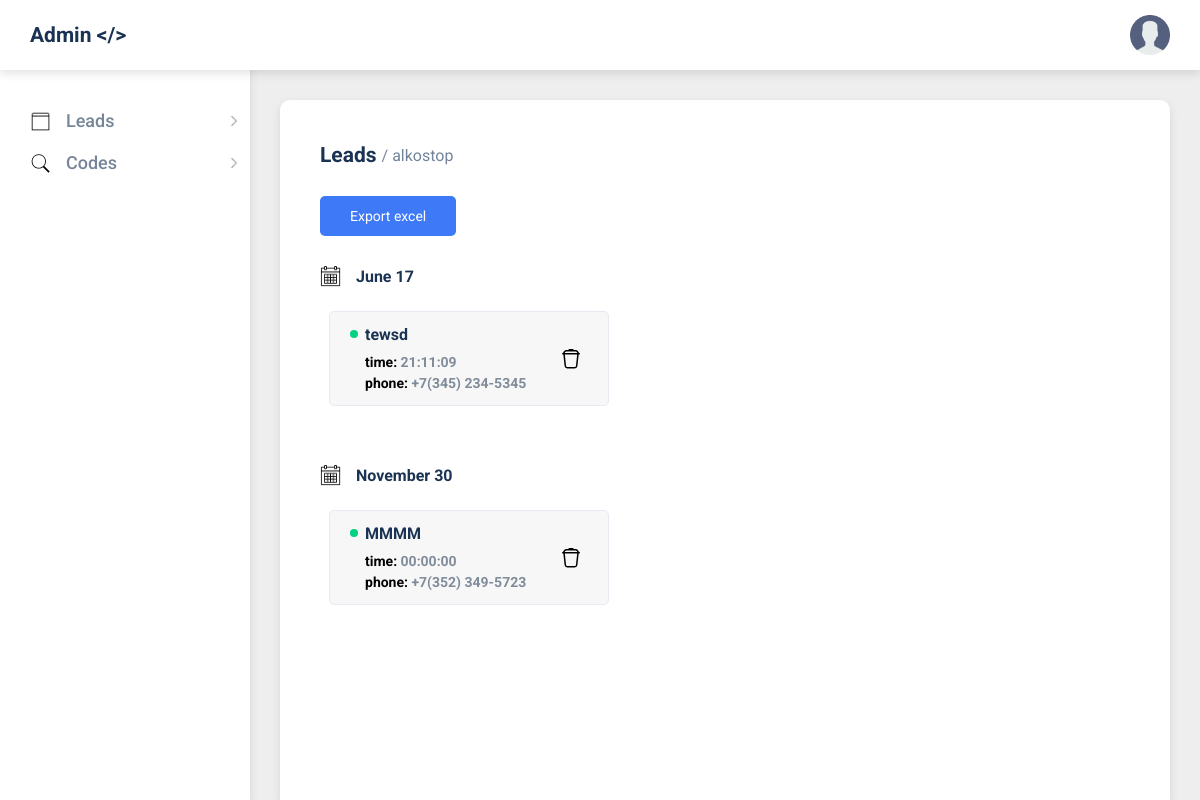
The page /leads/alkostop on the database its author committed.
### tables this page shows
CREATE TABLE `alkostop_leads` (
  `name` text NOT NULL,
  `phone` text NOT NULL,
  `datetime` timestamp NOT NULL DEFAULT current_timestamp(),
  `status` tinyint(1) NOT NULL DEFAULT 1
);

### application/controllers/LeadsController.php (called while the page is built, shortened)
<?php
class LeadsController extends Controller {
	public function alkostopAction(){
		$vars = $this->model->getLeads('alkostop_leads');
		$title = $this->route['controller'].'/'.$this->route['action'];
		$this->view->render($title, $vars);
	}
}

### index.php (called while the page is built, shortened)
<?php
spl_autoload_register(function ($class) {
    $path = str_replace('\\', '/', $class.'.php');
});
$router = new Router;
$router->run();

### application/lib/Db.php (called while the page is built, shortened)
<?php
class Db {
	protected $db;
	public function __construct(){
		$config = require 'application/config/db.php';
		try{
			$this->db = new PDO('mysql:host='.$config['host'].';dbname='.$config['database'], $config['user'], $config['password']);
		} catch (PDOException $e) {
			print "Error!: " . $e->getMessage() . "<br/>";
			exit();
		}
	}
	public function query($sql, $params = []) {
		$stmt = $this->db->prepare($sql);
		$stmt->execute();
		return $stmt;
	}
	public function row($sql, $params = []){
		$result = $this->query($sql, $params);
		return $result->fetchAll(PDO::FETCH_ASSOC);
	}
}

### application/config/db.php (called while the page is built)
<?php
return [
	'host' => 'localhost',
	'database' => 'admin',
	'user' => 'root',
	'password' => 'root',
];

### application/models/Leads.php (called while the page is built, shortened)
<?php
class Leads extends Model{
	public function getLeads($database) {
		$result = $this->db->row('SELECT * FROM '.$database);
		return $result;
	}
}

### application/core/Model.php (called while the page is built, shortened)
<?php
abstract class Model{
	public function __construct(){
		$this->db = new Db;
	}
}

### application/views/leads.php (the view, shortened to what this page needs)
<?php $titles = explode("/", $title);
usort($vars, "cmp");
$items = [];
foreach($vars as $var) {
	$var["date"] = substr($var['datetime'], 0, -9);
	$var["time"] = substr($var['datetime'], -8, 8);
	$items[$var["date"]][] = $var;
}
?>
<div class="page__leads leads">
	<h2 class="page__title"><?php echo ucfirst($titles[0])?> <span>/ <?php echo $titles[1]?></span></h2>
	<button class="page__button leads__export">Export excel</button>
	<?php foreach($items as $date => $arr){
		echo "<div class='leads__date date'>
		<h2 class='date__title'>
		<img src='/public/img/icons/calendar.png' alt=''>
		<p>"
		.date("F j", strtotime($date))
		."</p>
		</h2>
		<div class='date__box'>";
		foreach($arr as $key => $val){
			echo "<div class='date__item item'>
			<div class='item__profile'>
			<h3 class='item__name'>"
			.$arr[$key]['name']
			."</h3>
			<h4 class='item__time'>time: <span>"
			.$arr[$key]['time']
			."</span></h4>
			<h4 class='item__number'>phone: <span>"
			.$arr[$key]['phone']
			."</span></h4>
			</div>
			<div class='item__delete'>
			<img src='/public/img/icons/trash.svg' alt=''>
			</div>
			</div>";
		};
		echo "</div>
		</div>";
	}?>
</div>

### application/core/Router.php (shortened to what this page needs)
<?php
class Router {
	protected $routes = [];
	protected $params = [];
	public function add($route, $params){
		$route = '#^'.$route.'$#';
		$this->routes[$route] = $params;
	}
	public function match(){
		$url = trim($_SERVER['REQUEST_URI'], '/');
		foreach ($this->routes as $route => $params) {
			if(preg_match($route, $url, $matches)){
				$this->params = $params;
				return true;
			}
		}
		return false;
	}
	public function run(){
		if($this->match()){
			$path = 'application\controllers\\'.ucfirst($this->params['controller'].'Controller');
			if(class_exists($path)){
				$action = $this->params['action'].'Action';
				if(method_exists($path, $action)){
					$controller = new $path($this->params);
					$controller->$action();
				} else {
					View::errorCode(404);
				}
			} else {
				View::errorCode(404);
			}
		} else {
			View::errorCode(404);
		}
	}
}

### application/core/View.php (shortened to what this page needs)
<?php
class View {
	public $path;
	public $layout = 'default';
	public function __construct($route){
		$this->path = $route['controller'];
	}
	public function render($title, $vars = []) {
		if(file_exists('application/views/'.$this->path.'.php')){
			require 'application/views/'.$this->path.'.php';
			$content = ob_get_clean();
			require 'application/views/layouts/'.$this->layout.'.php';
		} else {
			echo "View not found (path): ".$this->path;
		}
	}
}

### application/views/layouts/default.php (shortened to what this page needs)
<!DOCTYPE html>
<html lang="ru">
<head>
	<link rel="stylesheet" href="/public/css/style.min.css">
</head>
<body>
	<div class="wrapper">
		<header class="header">
			<div class="header__content -container">
				<div class="header__logo -desktop">
					<a href="/">Admin &lt;/&gt;</a>
				</div>
				<div class="header__account">
					<div class="header__photo">
						<picture>
							<source srcset="/public/img/user.webp" type="image/webp"><img src="/public/img/user.png" alt="">
							</picture>
						</div>
										</div>
				</div>
			</header>
			<div class="sidebar">
					<div class="sidebar__content">
						<div class="sidebar__box">
							<div class="sidebar__title -container">
								<picture><source srcset="/public/img/icons/leads.webp" type="image/webp"><img class="sidebar__icon" src="/public/img/icons/leads.png" alt=""></picture>
									<p>Leads</p>
								</div>
							</div>
							<div class="sidebar__box">
								<div class="sidebar__title -container">
									<picture><source srcset="/public/img/icons/search.svg" type="image/webp"><img class="sidebar__icon" src="/public/img/icons/search.svg" alt=""></picture>
										<p>Codes</p>
									</div>
								</div>
							</div>
						</div>
						<main class="page">
							<div class="page__content">
								<?php echo $content; ?>
							</div>
						</main>
					</div>
				</body>
				</html>

### rows shown on the page
alkostop_leads: name "tewsd", time "21:11:09", phone "+7(345) 234-5345"
alkostop_leads: name "MMMM", time "00:00:00", phone "+7(352) 349-5723"

### other values the page prints
$titles[0] "Leads"
$titles[1] "alkostop"
date("F j", strtotime($date)) "June 17"
date("F j", strtotime($date)) "November 30"
